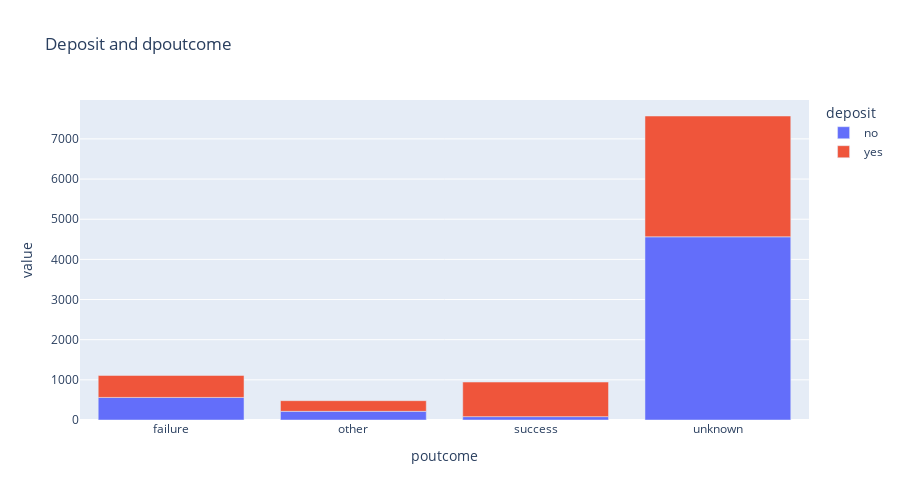

Notebook code cell kept with this figure:
### Markdown cell above
### Задание 6

### Code cell
# Узнайте, для какого статуса предыдущей маркетинговой кампании успех в текущей превалирует над количеством неудач.
grouped_poutcome = df.groupby(by='poutcome')['deposit'].value_counts().unstack()
display(grouped_poutcome)

import plotly
import plotly.express as px
print(plotly.__version__)

fig = px.bar(
    grouped_poutcome,
    height=500, 
    width=900,
    title='Deposit and dpoutcome')
fig.show()

### Figure 1 — Plotly figure (JSON) as saved in the notebook; plotly's stock layout.template omitted (floating-point values rounded to 4 significant figures)
{"data": [{"alignmentgroup": "True", "hovertemplate": "deposit=no<br>poutcome=%{x}<br>value=%{y}<extra></extra>", "legendgroup": "no", "marker": {"color": "#636efa", "pattern": {"shape": ""}}, "name": "no", "offsetgroup": "no", "orientation": "v", "showlegend": true, "textposition": "auto", "type": "bar", "x": ["failure", "other", "success", "unknown"], "xaxis": "x", "y": [562, 216, 84, 4562], "yaxis": "y"}, {"alignmentgroup": "True", "hovertemplate": "deposit=yes<br>poutcome=%{x}<br>value=%{y}<extra></extra>", "legendgroup": "yes", "marker": {"color": "#EF553B", "pattern": {"shape": ""}}, "name": "yes", "offsetgroup": "yes", "orientation": "v", "showlegend": true, "textposition": "auto", "type": "bar", "x": ["failure", "other", "success", "unknown"], "xaxis": "x", "y": [547, 265, 861, 3008], "yaxis": "y"}], "layout": {"barmode": "relative", "height": 500, "legend": {"title": {"text": "deposit"}, "tracegroupgap": 0}, "title": {"text": "Deposit and dpoutcome"}, "width": 900, "xaxis": {"anchor": "y", "domain": [0, 1], "title": {"text": "poutcome"}}, "yaxis": {"anchor": "x", "domain": [0, 1], "title": {"text": "value"}}}}
